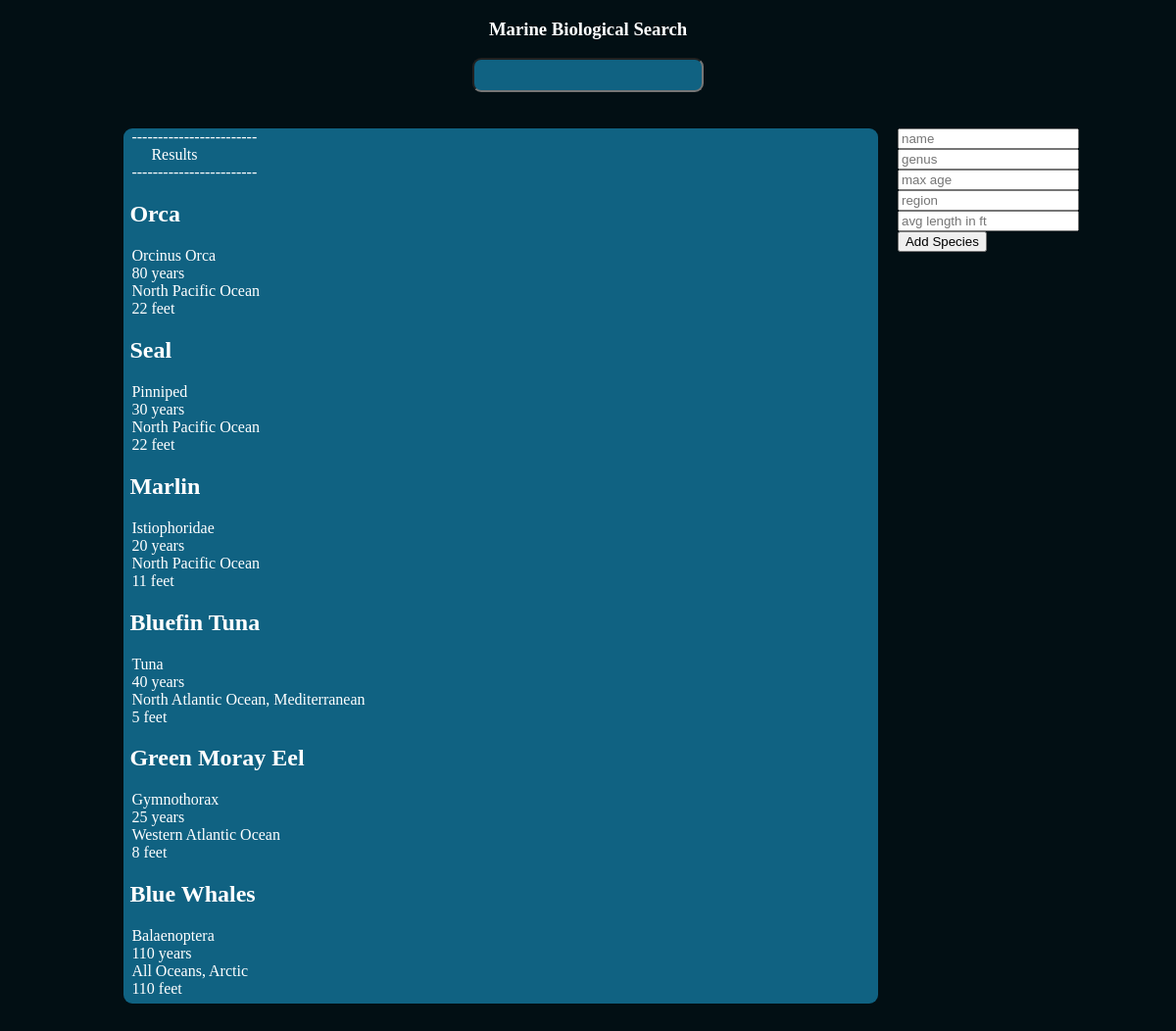
The page / on the database its author committed.
### tables this page shows
CREATE TABLE species (
    id INTEGER PRIMARY KEY AUTOINCREMENT,
    name TEXT NOT NULL,
    genus TEXT NOT NULL,
    max_age INTEGER NOT NULL,
    region TEXT NOT NULL,
    average_size INTEGER NOT NULL
);

### main.py (the view)
@app.route("/", methods=['POST', 'GET'])
def index():
    conn = get_db_connection()
    species = conn.execute('SELECT * FROM species').fetchall()
    conn.close()
    return render_template('home.html', species=species)

### main.py (called while the page is built)
def get_db_connection():
    conn = sqlite3.connect('database.db')
    conn.row_factory = sqlite3.Row
    return conn

### templates/home.html (shortened to what this page needs)
<!DOCTYPE html>
<html lang="en">
<head>
    <link rel= "stylesheet" type= "text/css" href= "{{ url_for('static',filename='css/searchbox.css') }}">
</head>
<body>
    <h3>Marine Biological Search</h3>
    <div class="search">
        <input type="search" class="searchbox" autofocus/>
    </div>
    <div id="elementId" class="databox">
        &nbsp;&nbsp;------------------------
        <br>&nbsp;&nbsp;&nbsp;&nbsp;&nbsp;&nbsp;&nbsp;Results<br>
        &nbsp;&nbsp;------------------------
        {% block content %}
            {% for specie in species %}
            <div class='post'>
                <h2>&nbsp;{{ specie['name'] }}</h2>
                <p>
                    &nbsp;&nbsp;{{ specie['genus'] }}<br>
                    &nbsp;&nbsp;{{ specie['max_age'] }} years<br>
                    &nbsp;&nbsp;{{ specie['region'] }}<br>
                    &nbsp;&nbsp;{{ specie['average_size'] }} feet<br>
                </p>
            </div>
            {% endfor %}
        {% endblock %}
    </div>
    <div class="entrybox">
        <form id="speciesform" action="/create" method="POST" target="ghost" onsubmit="return validateForm()">
            <input type="text" name="name" placeholder="name"/><br>
            <input type="text" name="genus" placeholder="genus"/><br>
            <input type="number" name="max_age" placeholder="max age"/><br>
            <input type="text" name="region" placeholder="region"/><br>
            <input type="number" name="average_size" placeholder="avg length in ft"/><br>
            <button type="submit">Add Species</button>
        </form>
    </div>
</body>
</html>

### static/css/searchbox.css (style rules this page uses)
body { background-color:#020f14 }
h3 { color:white; text-align:center; }
div.search { margin:auto; margin-bottom:1%; text-align:center; }
div.databox { background:#106282; color:white; width:65%; height:80vh; overflow-y:scroll; margin-top:25px; margin-left:10%; border-radius:9px; float:left; }
div.entrybox { float:left; margin-top:25px; margin-left:20px; }
input.searchbox { background-color:#106282; color:white; width:20%; height:35px; border-radius: 9px; font-size:14pt; }

### rows shown on the page
species: name "Orca", genus "Orcinus Orca", max_age "80", region "North Pacific Ocean", average_size "22"
species: name "Seal", genus "Pinniped", max_age "30", region "North Pacific Ocean", average_size "22"
species: name "Marlin", genus "Istiophoridae", max_age "20", region "North Pacific Ocean", average_size "11"
species: name "Bluefin Tuna", genus "Tuna", max_age "40", region "North Atlantic Ocean, Mediterranean", average_size "5"
species: name "Green Moray Eel", genus "Gymnothorax", max_age "25", region "Western Atlantic Ocean", average_size "8"
species: name "Blue Whales", genus "Balaenoptera", max_age "110", region "All Oceans, Arctic", average_size "110"
